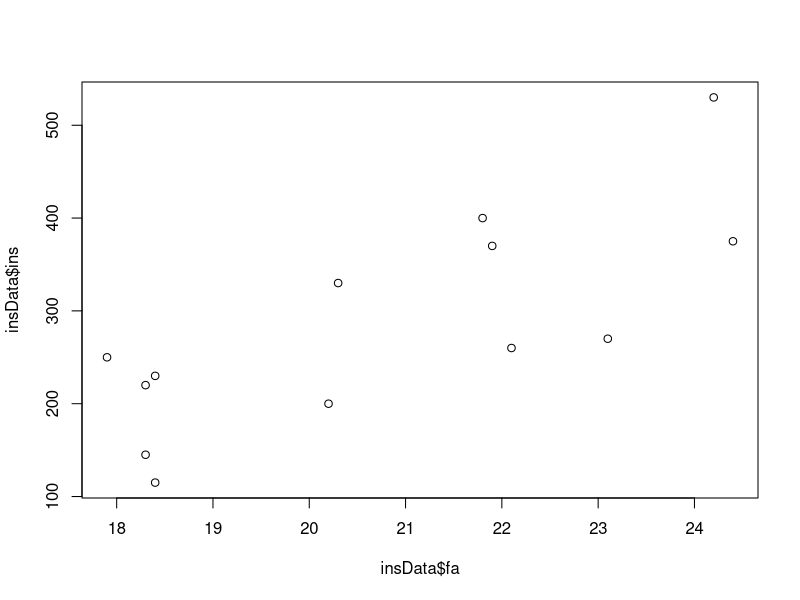
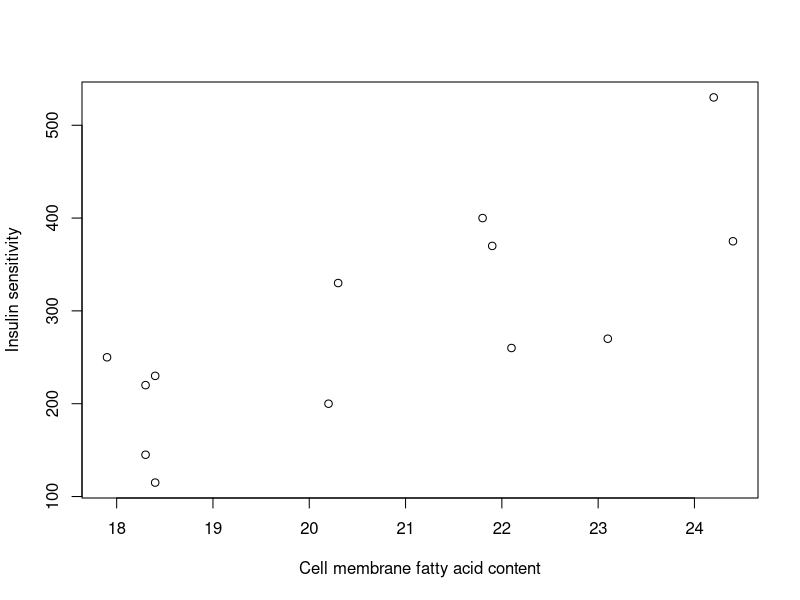
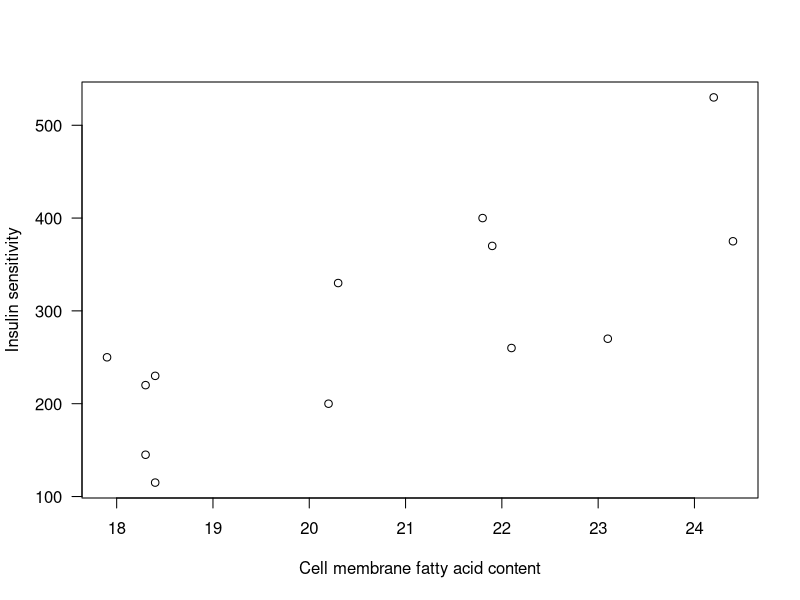
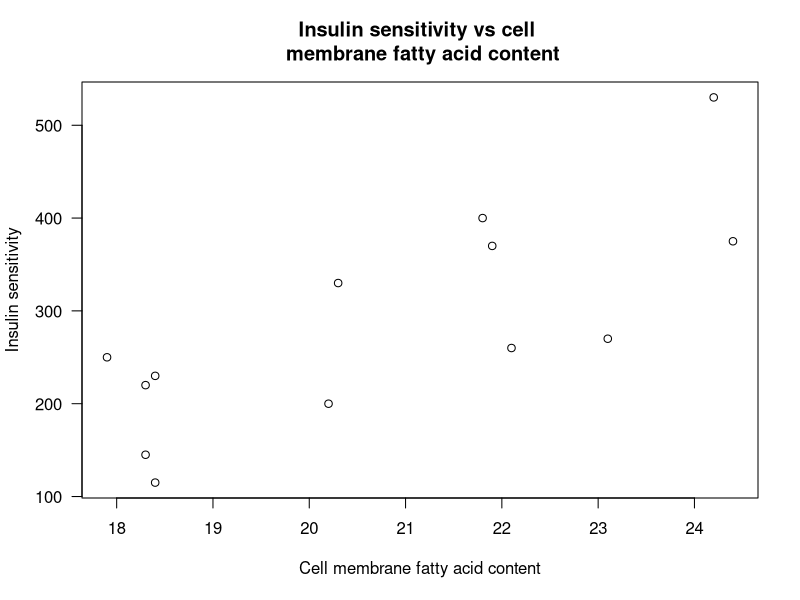
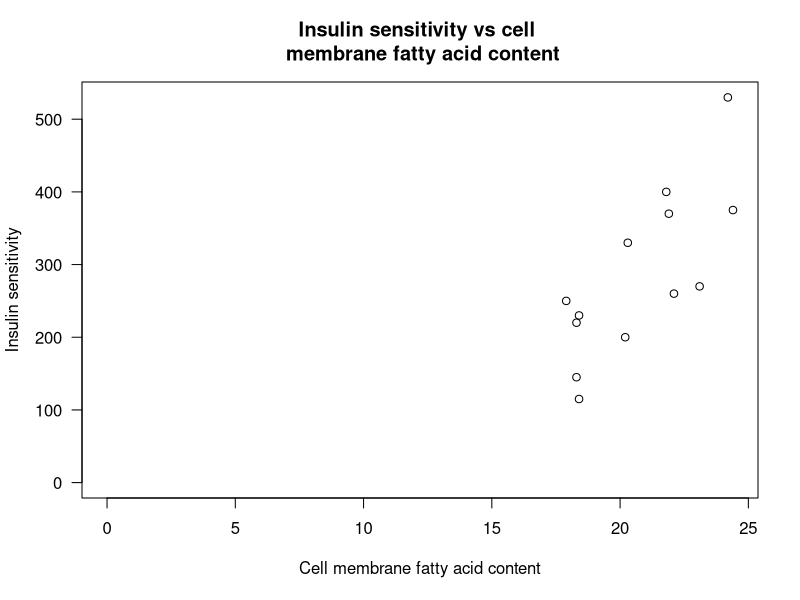
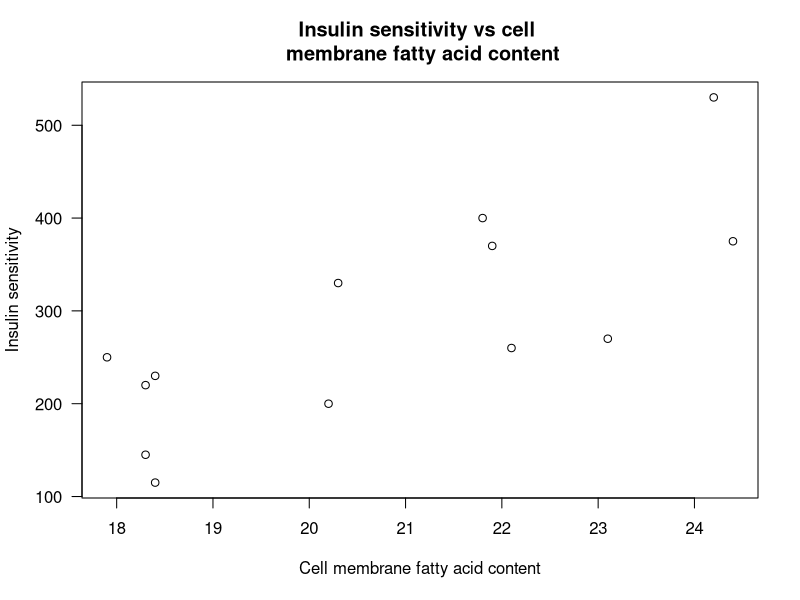
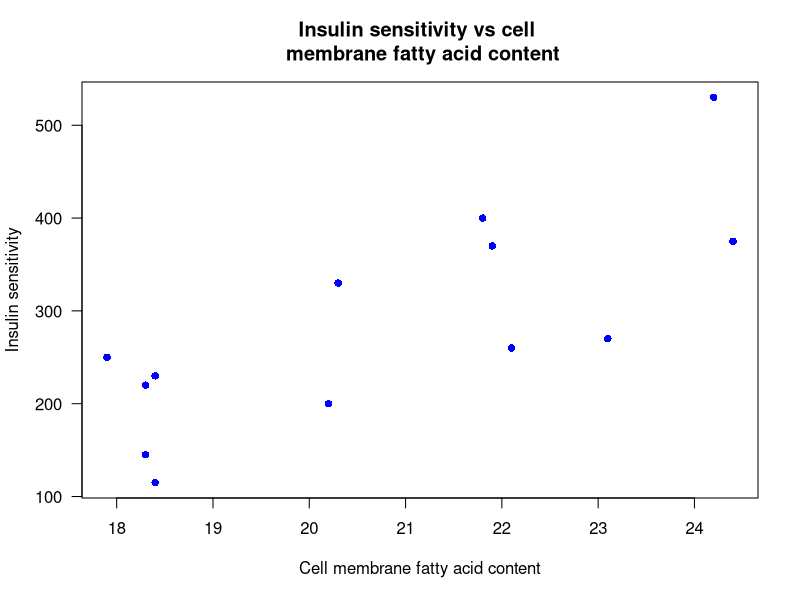
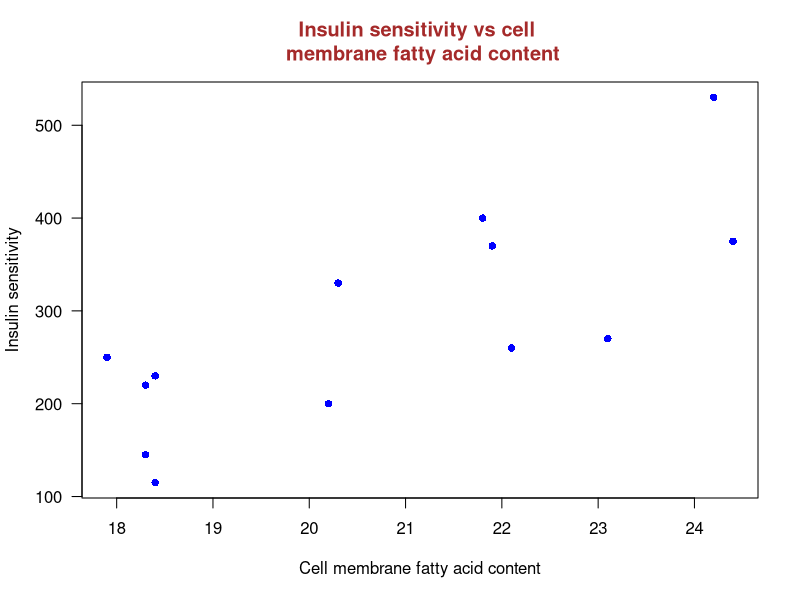

Source code (R) for these figures, in order: (Note: this script raises an error after producing the figures.)
##############################
##                          ##
## introduction to R course ##
##      R-peer-group        ##
##       Session 4          ##
##                          ##
##############################


##############################
##                          ##
##   Pearson Correlation    ##
##                          ##
##############################

# Insulin sensitivity
# From Borkman et al. 1993

# Insulin sensitivity (i.e. the rate of glucose uptake to muscles
# as a direct result of blood insulin levels) is extremely variable
# in healthy individuals. To understand this, Borkman et al., (1993) 
# hypothesised that insulin sensitivity was affected by fatty acid
# content of the cell membrane of skeletal muscle. This hypothesis
# was based on the fact that insulin promotes the uptake of glucose
# by these cell through the membrane. We will look at some of the data
# collected.

# read the data
insData <- read.table("insulin.txt", header = TRUE)

# check the data
str(insData)

# summarise the data
summary(insData)

# adjust the variable names
names(insData) <- c("subs", "ins", "fa")

# plot the data
plot(insData$fa, insData$ins)

# Some simple plot customisations
?par
?plot

# 1) Add axis labels

plot(insData$fa, insData$ins, ylab = "Insulin sensitivity",
     xlab = "Cell membrane fatty acid content")

# 2) Change the label axis style

plot(insData$fa, insData$ins, ylab = "Insulin sensitivity",
     xlab = "Cell membrane fatty acid content", las = 1)

# 3) Add a plot title

plot(insData$fa, insData$ins, ylab = "Insulin sensitivity",
     xlab = "Cell membrane fatty acid content", las = 1,
     main = "Insulin sensitivity vs cell \n membrane fatty acid content")

# 4) Change the scale of the axes

plot(insData$fa, insData$ins, ylab = "Insulin sensitivity",
     xlab = "Cell membrane fatty acid content", las = 1,
     main = "Insulin sensitivity vs cell \n membrane fatty acid content",
     xlim = c(0, max(insData$fa)), ylim = c(0, max(insData$ins)))

# 5) Change it back

plot(insData$fa, insData$ins, ylab = "Insulin sensitivity",
     xlab = "Cell membrane fatty acid content", las = 1,
     main = "Insulin sensitivity vs cell \n membrane fatty acid content")

# 6) Change the point appearance

plot(insData$fa, insData$ins, ylab = "Insulin sensitivity",
     xlab = "Cell membrane fatty acid content", las = 1,
     main = "Insulin sensitivity vs cell \n membrane fatty acid content",
     pch = 16, col = "blue")

# 7) Change the title text colour

plot(insData$fa, insData$ins, ylab = "Insulin sensitivity",
     xlab = "Cell membrane fatty acid content", las = 1,
     main = "Insulin sensitivity vs cell \n membrane fatty acid content",
     pch = 16, col = "blue", col.main = "brown")

# 8) Change some fonts

plot(insData$fa, insData$ins, ylab = "Insulin sensitivity",
     xlab = "Cell membrane fatty acid content", las = 1,
     main = "Insulin sensitivity vs cell \n membrane fatty acid content",
     pch = 16, col = "blue", col.main = "brown", font.main = 2, 
     font.lab = 3)

# 9) Add a legend

plot(insData$fa, insData$ins, ylab = "Insulin sensitivity",
     xlab = "Cell membrane fatty acid content", las = 1,
     main = "Insulin sensitivity vs cell \n membrane fatty acid content",
     pch = 16, col = rainbow(length(insData$ins)), col.main = "brown", 
     font.main = 2, font.lab = 3)
legend(locator(1), levels(insData$subs), pch = 16, 
       col = rainbow(length(insData$ins)), bty = "n")

# 10) Adding a formula to the axis labels

par(mar = c(5,5,4,4))
plot(insData$fa, insData$ins, xlab = "Cell membrane fatty acid content", 
     las = 1, ylab = expression("Insulin sensitivity (MG / M"^2*" / MIN)"),
     main = "Insulin sensitivity vs cell \n membrane fatty acid content",
     pch = 16, col = rainbow(length(insData$ins)), col.main = "brown", 
     font.main = 2, font.lab = 3)
text(x = insData$fa, y = insData$ins, labels = levels(insData$subs),
     pos = 1, cex = 0.7)


# Some correlation functions
# normality test
shapiro.test(insData$ins)
shapiro.test(insData$fa)

#Pearson correlation
cor(insData$ins, insData$fa, method = "pearson")

# significance test
# assumes normality

# correlation test
corTest <- cor.test(insData$ins, insData$fa, method = "pearson")

# results
print(corTest)

# add cor.test results to plot
plot(insData$fa, insData$ins, ylab = "Insulin sensitivity",
     xlab = "Cell membrane fatty acid content", las = 1,
     main = "Insulin sensitivity vs cell \n membrane fatty acid content",
     pch = 16, col = "blue", col.main = "brown", font.main = 2, 
     font.lab = 3)
text(locator(1), paste("r = ", round(corTest$estimate, 4), ":  p.value = ", 
                       round(corTest$p.value, 4), sep = ""))


##############################
##                          ##
##   Rank Correlation       ##
##                          ##
##############################

### A new government investment scheme has been suggested 
### which includes increased investment in amenity forestry.  
### This scheme will cost the tax payer approximately 
### £80,000,000 per annum.
### The scheme will improve access and facilities as forest parks 
### (e.g. parking, toilets, security, signage etc.) 
### and provide new jobs in rural areas 
### 
### We want to know how popular this investment would be and whether
### the response is correlated with whether people come from urban or 
### rural areas.  We have measured support for the scheme using a 7 point
### Likert scale  (i.e. Strongly disagree, disagree, somewhat disagree, 
### neither agree nor disagree, somewhat agree, agree, strongly agree)

fores <- read.table("forestry.txt", header = T)
str(fores)

fores$willing <- factor(fores$willing)
str(fores)
summary(fores)
# change names
levels(fores$willing) <-c("Stongly Disagree", 
                          "Disagree", 
                          "Somewhat Disagree",
                          "Ambivolent", 
                          "Somewhat Agree", 
                          "Agree", 
                          "Stongly Agree")  

#plot
par(mar = c(9,5,4,4))
plot(fores$willing, fores$dist_km, 
     col = rainbow(7), 
     main = "Support for investment", 
     ylab = "Distance of home from city", 
     xlab = "", las = 2)

hist(as.numeric(fores$willing))
median(as.numeric(fores$willing))
#### most people surveyed agree with the policy

######  test for corellation
cor(as.numeric(fores$willing), fores$dist_km, method = "spearman")

### there is a small positive correllation between distance
### from city and willingness to invest in amenity forestry

cor.test(as.numeric(fores$willing), fores$dist_km, method = "spearman")


### However, this correllation is not significant, therefore we must 
### conclude that there is no real correlation between distance from city 
### and support for this policy


##############################
##                          ##
##   Linear Regression      ##
##                          ##
##############################

# How old is the universe???

# The big bang model of the origin of the universe states that it expands 
# uniformly, and locally, according to Hubble's law: y = Bx
# y = the velocity of any two galaxies
# x = their distance of seperation
# B = Hubble's constant

# B^-1 gives the approximate age of the universe, but is unknown. Thus, it 
# must be estimated from known observations of y and x.

# This can be done using a linear regression

# read the data
uniData <- read.table("ageofuniverse.txt", header = TRUE)

# inspect the data
str(uniData)
summary(uniData)
 
# plot the data
# y is the response variable, while x is a predictor/explanitory variable
par(mar = c(5,5,4,4))
plot(uniData$y ~ uniData$x, 
     ylab = expression("velocity (kms"^{-1}*")"),
     xlab = "Mpc", las = 1, pch = 11, col = "gold")

# Using the function 'lm' we can fit a linear model to the data (least square)

uni.mod <- lm(y ~ x-1, data = uniData) # -1 indicates that the model has no
                                       # intercept term

# We can summarise the model results using the summary function

summary(uni.mod)

# we can access the estimated B term form the model as follows

uni.mod$coefficient

# Before using the estimated terms, it is important to check some assumptions

# Are the error terms of the model independent and of equal 
# variance (residuals)

# we can visualise the residuals of the model against the fitted values
plot(uni.mod)
plot(uni.mod$fitted, uni.mod$residuals, xlab = "fitted",
     ylab = "residuals", las = 1, main = "uni.mod")

abline(h = 0, lwd = 3, lty = 2, col = "red")

 
# shapiro
shapiro.test(uni.mod$residuals)

# The highlighted residual have quite high resuiduals relative to the others

points(uni.mod$fitted[c(3,15)], uni.mod$residuals[c(3,15)], col = "green", 
       pch = 16, cex = 2) 

# It is wise to check that they no not affect our results by removing them and
# re-running the regression

uni.mod1 <- lm(y ~ x-1, data = uniData[-c(3, 15), ])

# We can look at the new model summary
summary(uni.mod1)

# How has the B coefficient estimation changed
uni.mod$coefficient
uni.mod1$coefficient

# recheck the residuals of the new model

par(mfrow = c(1,2))
plot(uni.mod$fitted, uni.mod$residuals, xlab = "fitted",
     ylab = "residuals", las = 1, main = "uni.mod", ylim = c(-600,600))
abline(h = 0, lwd = 3, lty = 2, col = "red")
plot(fitted(uni.mod1), residuals(uni.mod1), xlab = "fitted",
     ylab = "residuals", las = 1, main = "uni.mod1", ylim = c(-600,600))
abline(h = 0, lwd = 3, lty = 2, col = "red")
# By removing the outliers the residuals have improved and B has changed
# This is probably the best model

# We can now proceed to calculate the age of the universe with some adjustments
# for units

# Hubble's constant = (km)s^-1 (Mps)^-1
# One Mps = 3.09x10^19 km

# To calculate Hubble's constant in seconds^-1 we must divide our estimates by
# Mps in km.

hub.const <- c(uni.mod$coefficient, uni.mod1$coefficient)/3.09e19

# the age of the universe in seconds is the inverse of these values

age.sec <- 1/hub.const

print(age.sec)

# to find the age in years we need to divide by the number of seconds in a year

age.year <- (age.sec / (60*60*24*365.25))                                                       * 4.7e-7

#And the age of the universe is ............

paste(round(age.year, 0), " years old", sep = "")

age.year <- (age.sec / (60*60*24*365.25))

paste(round(age.year/1e9, 2), " billion years old", sep = "")

# plot data with a fitted line
par(mar = c(5,5,4,4),
    mfrow = c(1,1))
plot(uniData$y ~ uniData$x, 
     ylab = expression("velocity (kms"^{-1}*")"),
     xlab = "Mpc", las = 1, pch = 11, col = "gold",
     xlim = c(0, 25))
abline(lm(y~x, data = uniData), col = "red", lwd = 2)
text(locator(1), expression("r"^2*" = 0.939: pvalue = 0.000"))

# we can use the predict function to estimate the error associated with
# out model (e.g. 95% confidence intervals)

predicted <- predict(uni.mod, se.fit = TRUE)

fit <- 1:24 * uni.mod$coefficient

se <- predicted$se.fit

# calculate the lower ci
lci <- spline(fit - (1.96*se))  # smooth lines
uci <- spline(fit + (1.96*se))

#plot confidence intervals
par(mar = c(5,5,4,4))
plot(uniData$y ~ uniData$x, 
     ylab = expression("velocity (kms"^{-1}*")"),
     xlab = "Mpc", las = 1, pch = 11, col = "gold",
     xlim = c(0, 25), type = "n")
polygon(x = c(uci[[1]], rev(lci[[1]])), y = c(uci[[2]], rev(lci[[2]])), col = "lightgrey",
        border = NA) 
abline(lm(y~x, data = uniData), col = "red", lwd = 2)
points(uniData$x, uniData$y, pch = 11, col = "gold")